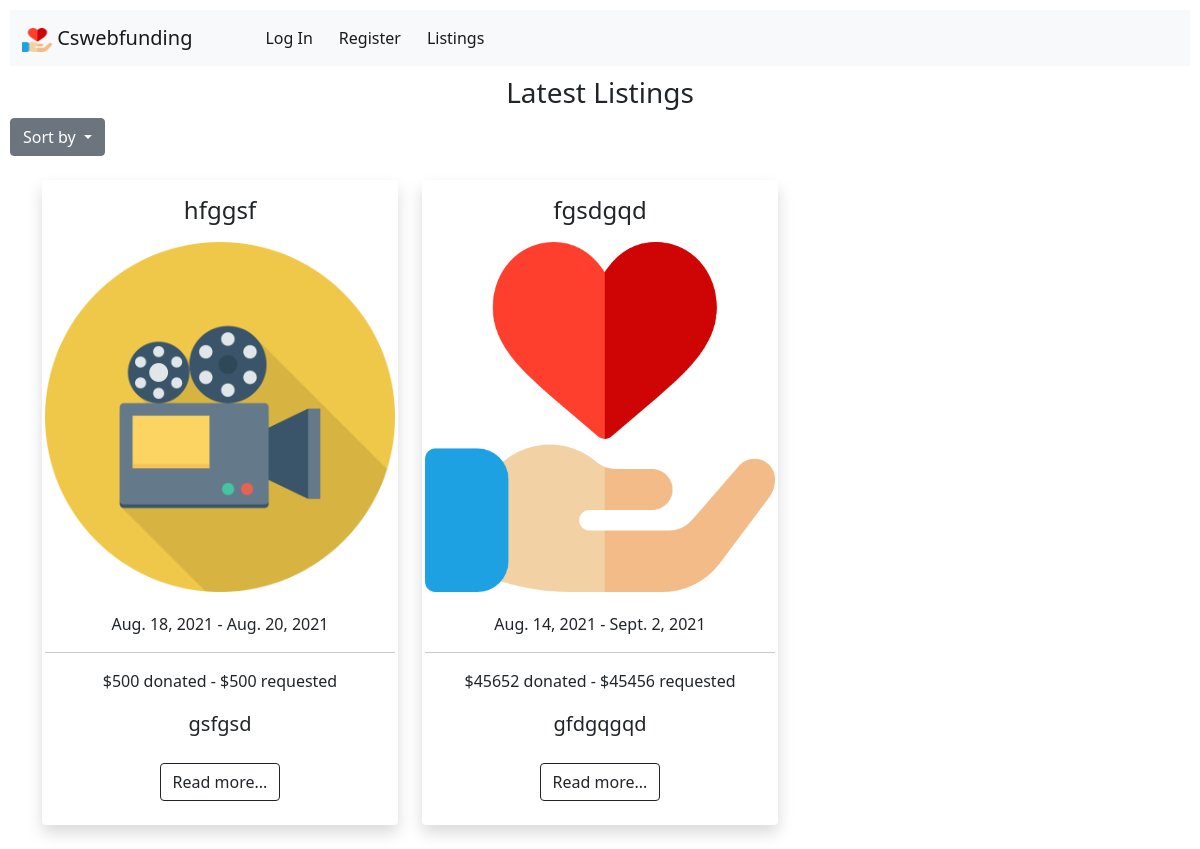
Page /listings/latest on the committed database.
### cswebfunding/models.py (models this page shows, shortened)
class Listing(models.Model):
   id = models.BigAutoField(primary_key=True)
   title = models.CharField(max_length=50)
   description = models.CharField(max_length=256)
   author = models.ForeignKey('User', on_delete=models.CASCADE)
   project = models.BooleanField(default=0)
   goodcause = models.BooleanField(default=0)
   donated = models.PositiveIntegerField(default=0)
   category = models.PositiveIntegerField(default=9)
   goal = models.PositiveIntegerField(validators=[MaxValueValidator(10000000),MinValueValidator(10)])
   created_at = models.DateField(auto_now_add=True)
   final_date = models.DateField()
   photo = models.ImageField(upload_to='media/', default="default-listing.jpg")
   popularity = models.IntegerField(default=0)

### cswebfunding/views.py (the view)
# urls.py: path("listings/<str:filter>", views.listings, name="listings"),
def listings(request, filter):
    if filter == 'goodcauses':
        listings = Listing.objects.filter(goodcause=1).order_by('-id')
        title = "Good Causes"
    elif filter == 'projects':
        listings = Listing.objects.filter(project=1).order_by('-id')
        title = "Projects"
    elif filter == 'latest':
        listings = Listing.objects.all().order_by('-id')
        title = "Latest Listings"
    elif filter == 'newest':
        listings = Listing.objects.all().order_by('id')
        title = "Newest Listings"
    elif filter == 'highest':
        listings = Listing.objects.all().order_by('-goal')
        title = "Listings With Highest Goal"
    elif filter == 'lowest':
        listings = Listing.objects.all().order_by('goal')
        title = "Listings With Lowest Goal"
    elif filter == 'art':
        listings = Listing.objects.filter(category=1).order_by('-id')
        title = "Art Listings"
    elif filter == 'comics-and-illustration':
        listings = Listing.objects.filter(category=2).order_by('-id')
        title = "Comics And Illustration listings"
    elif filter == 'design-and-tech':
        listings = Listing.objects.filter(category=3).order_by('-id')
        title = "Design And Tech Listings"
    elif filter == 'film':
        listings = Listing.objects.filter(category=4).order_by('-id')
        title = "Film Listings"
    elif filter == 'food-and-craft':
        listings = Listing.objects.filter(category=5).order_by('-id')
        title = "Food And Craft Listings"
    elif filter == 'games':
        listings = Listing.objects.filter(category=6).order_by('-id')
        title = "Games Listings"
    elif filter == 'music':
        listings = Listing.objects.filter(category=7).order_by('-id')
        title = "Music Listings"
    elif filter == 'publishing':
        listings = Listing.objects.filter(category=8).order_by('-id')
        title = "Publishing Listings"
    elif filter == 'other':
        listings = Listing.objects.filter(category=9).order_by('-id')
        title = "Other Listings"
    else:
        return render(request, "cswebfunding/index.html")
    paginator = Paginator(listings, 9)
    page_number = request.GET.get('page')
    page_obj = paginator.get_page(page_number)
    return render(request, "cswebfunding/listings.html", {
        'title': title,
        'listings': page_obj
    })

### cswebfunding/templates/cswebfunding/listings.html (shortened to what this page needs)
{% extends "cswebfunding/layout.html" %}
{% block body %}
<h3 class="center">{{ title }}</h3>
<div class="dropdown">
  <a class="btn btn-secondary dropdown-toggle" href="#" role="button" id="dropdownMenuLink" data-bs-toggle="dropdown" aria-expanded="false">
    Sort by
  </a>
</div>
{% if listings %}
  <div class="container mb-4">
    <div class="row">
      {% for listing in listings.object_list %}
        <div class="col-12 col-sm-12 col-md-6 col-lg-4 col-xl-4 mt-4">
            <div class="card shadow center">
                <div class="card-body text-center">
                  <h4>{{ listing.title }}</h4>
                  <div class="imageitem">
                    <a {% if  user.is_authenticated %} href="/listing/{{ listing.id }}" {% else %} data-bs-toggle="modal" data-bs-target="#AuthenticateModal" {% endif %} >
                      <img id="output" class="card-img-top" src="{{ listing.photo.url }}" alt="main image of {{ listing.title }}">
                    </a>
                  </div>
                  <ul class="list-inline mt-3">
                      <li class="list-inline-item">{{ listing.created_at }} - {{ listing.final_date }}</li>
                  </ul>
                  <hr>
                  <p>${{listing.donated}} donated - ${{ listing.goal }} requested</p>
                  <p class="lead">{{ listing.description }}</p>
                  <a class="btn btn-outline-dark my-2" {% if  user.is_authenticated %} href="/listing/{{ listing.id }}" {% else %} data-bs-toggle="modal" data-bs-target="#AuthenticateModal" {% endif %} role="button">Read more...</a>
                </div>
            </div>
        </div>
      {% endfor %}
    </div>
  </div>
{% else %}
<br><br><br>
<h4 class="center">No listings found...</h4>
{% endif %}
{% endblock %}

### cswebfunding/static/cswebfunding/styles.css (style rules this page uses)
body { margin: 10px; }
a { cursor: pointer }
.center { text-align: center; align-items: center; }
.imageitem { margin-top: 18px; margin-bottom: 20px; align-content: center; height: 350px; width: 350px; }
#output { height: 100%; width: 100%; object-fit: fill; }
.card { border: none; box-shadow: 5px 6px 6px 2px #e9ecef; border-radius: 4px }

### rows in the picture
Listing: title "hfggsf", photo (picture), created_at "Aug. 18, 2021", final_date "Aug. 20, 2021", donated "500", goal "500", description "gsfgsd"
Listing: title "fgsdgqd", photo (picture), created_at "Aug. 14, 2021", final_date "Sept. 2, 2021", donated "45652", goal "45456", description "gfdgqgqd"

### other values in the picture
{{ title }} "Latest Listings"
